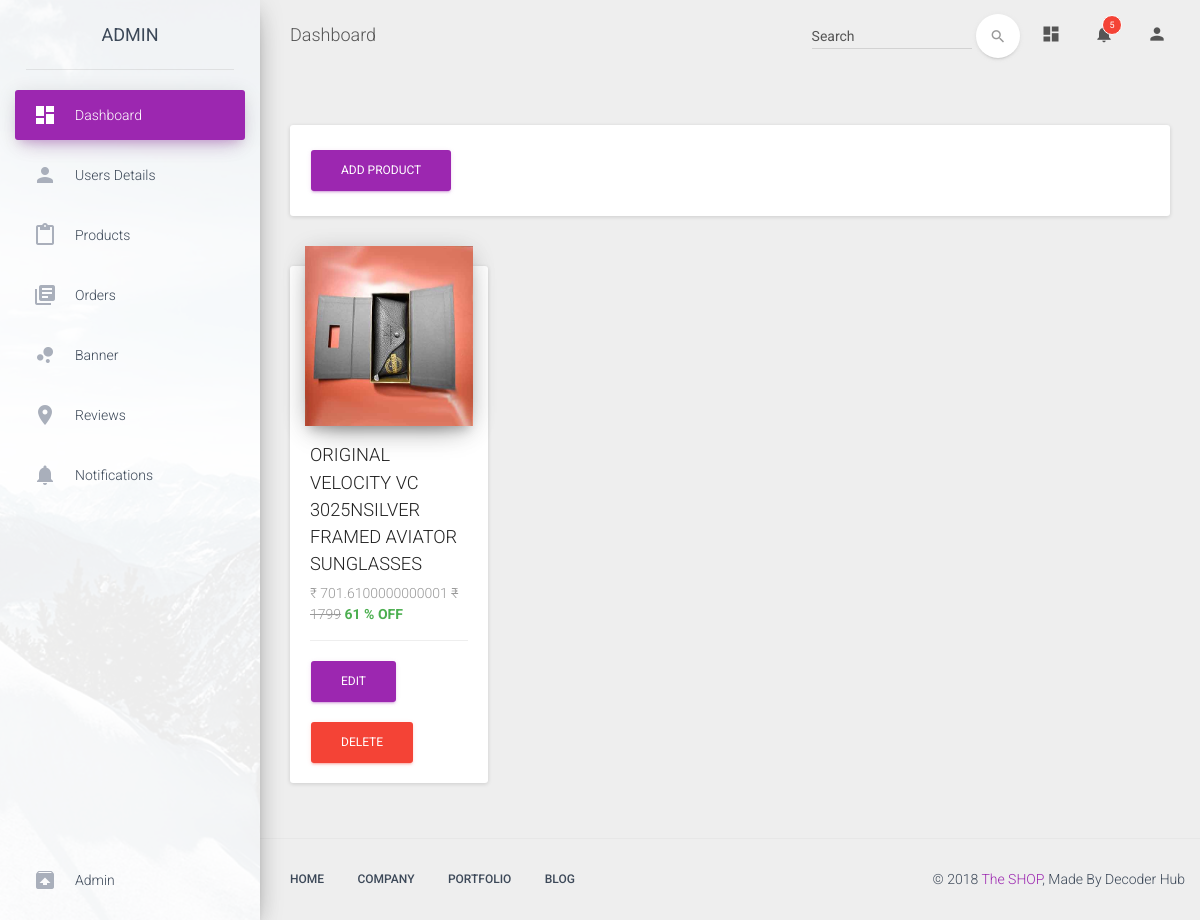
Screenshot of /dashboard/products/ (signed in) with the database file from the repository.
### models.py (models this page shows, shortened)
class User(UserMixin, Model):
    full_name = CharField()
    email = CharField(unique=True)
    password = CharField(max_length=100)
    mobile_no = CharField()
    joined_at = DateTimeField(default=datetime.datetime.now)
    is_admin = BooleanField(default=False)
    class Meta:
        database = DATABASE

class Product(Model):
    name = CharField()
    title = CharField()
    image_1 = CharField()
    image_2 = CharField()
    image_3 = CharField()
    count = IntegerField()
    actual_price = IntegerField(null=False)
    off_percent = IntegerField(null=False)
    buy_price = IntegerField(null=False)
    style = CharField()
    lenses_color = CharField()
    frame_color = CharField()
    brand_name = CharField()
    lenses_material = CharField()
    frame_material = CharField()
    usage = CharField()
    packaging = CharField()
    uv_protection = CharField()
    model_no = CharField()
    suitable_for = CharField()
    size = CharField()
    ideal_for = CharField()
    typ_e = CharField()
    features = CharField()
    case_type = CharField()
    dimensions_bridgesize = CharField()
    dimensions_hrizontal_width = CharField()
    dimensions_frame_arm_lenght = CharField()
    weight = CharField()
    other_details = TextField()
    published_at = DateTimeField(default=datetime.datetime.now)
    class Meta:
        database = DATABASE
        order_by = ('-published_at',)

### routes.py (the view)
@app.route('/dashboard/products/')
@login_required
def dashboard_products():
    if current_user.is_admin:
        return render_template("dashboard/html/product.html", user=current_user, products=models.Product, app=app)
    else:
        return redirect(url_for('index'))

### routes.py (called while the page is built)
@app.context_processor
def override_url_for():
    return dict(url_for=dated_url_for)

def dated_url_for(endpoint, **values):
    if (endpoint == 'static' or endpoint == 'product_images'):
        filename = values.get('filename', None)
        if filename:
            file_path = os.path.join(app.root_path,
                                     endpoint, filename)
            values['q'] = int(os.stat(file_path).st_mtime)
    return url_for(endpoint, **values)

@login_manager.user_loader
def load_user(userid):
    try:
        return models.User.get(models.User.id == userid)
    except models.DoesNotExist:
        return None

@app.before_request
def before_request():
    try:
        g.db = models.DATABASE
        g.db.connect()
    except models.OperationalError:
        pass

@app.after_request
def after_request(response):
    g.db.close()
    return response

### templates/dashboard/html/product.html
{% extends "dashboard/html/layout.html" %}
{% block content %}
<div class="container-fluid">
    <div class="row">
        <div class="col-lg-12">
            <div class="card">
                <div class="card-content">
                    <a href="{{ url_for('dashboard_products_new') }}" class="btn btn-primary">Add Product</a>
                </div>
            </div>
        </div>
    </div>
        <div class="row">
            {% for item in products %}
            <div class="col-md-3">
                <div class="card">
                    <div class="card-header card-chart" data-background-color="">
                        <img src="/product_images?image={{item.image_1}}" alt="">
                    </div>
                    <div class="card-content">
                        <h4 class="title">{{item.name}}</h4>
                        <p class="category">₹ {{ (item.actual_price - item.actual_price * ( item.off_percent / 100)) }} <span><s>₹ {{item.actual_price}}</span></s><span class="text-success" style="font-weight: bold"> {{ item.off_percent }} % OFF</span> </p>
                    </div>
                    <div class="card-footer">
                        <a href="{{ url_for('dashboard_products_edit', id=item.id) }}" class="btn btn-primary">Edit</a>
                        <a href="{{ url_for('dashboard_products_delete', id=item.id) }}" class="btn btn-danger">Delete</a>
                    </div>
                </div>
            </div>
            {% else %}
                <p style="text-align:center">Sorry! No Products Found. Please Add One!! </p>
            {% endfor %}
        </div>
    </div>
{% endblock %}

### templates/dashboard/html/layout.html (shortened to what this page needs)
<!doctype html>
<html lang="en">
<head>
    <link href="/static/dashboard/assets/css/bootstrap.min.css" rel="stylesheet" />
    <link href="/static/dashboard/assets/css/material-dashboard.css?v=1.2.0" rel="stylesheet" />
    <link href="/static/dashboard/assets/css/demo.css" rel="stylesheet" />
    <link href="https://maxcdn.bootstrapcdn.com/font-awesome/latest/css/font-awesome.min.css" rel="stylesheet">
</head>
<body>
    <div class="wrapper">
        <div class="sidebar" data-color="purple" data-image="/static/dashboard/assets/img/sidebar-1.jpg">
            <div class="logo">
                <a href="{{ url_for('dashboard') }}" class="simple-text">
                    {{ user.full_name }}
                </a>
            </div>
            <div class="sidebar-wrapper">
                <ul class="nav">
                    <li class="active">
                        <a href="{{ url_for('dashboard') }}">
                            <i class="material-icons">dashboard</i>
                            <p>Dashboard</p>
                        </a>
                    </li>
                    <li>
                        <a href="{{ url_for('dashboard_users') }}">
                            <i class="material-icons">person</i>
                            <p>Users Details</p>
                        </a>
                    </li>
                    <li>
                        <a href="{{ url_for('dashboard_products') }}">
                            <i class="material-icons">content_paste</i>
                            <p>Products</p>
                        </a>
                    </li>
                    <li>
                        <a href="{{ url_for('dashboard_orders') }}">
                            <i class="material-icons">library_books</i>
                            <p>Orders</p>
                        </a>
                    </li>
                    <li>
                        <a href="{{ url_for('dashboard_banner') }}">
                            <i class="material-icons">bubble_chart</i>
                            <p>Banner</p>
                        </a>
                    </li>
                    <li>
                        <a href="{{url_for('add_review_dashboard')}}">
                            <i class="material-icons">location_on</i>
                            <p>Reviews</p>
                        </a>
                    </li>
                    <li>
                        <a href="#">
                            <i class="material-icons text-gray">notifications</i>
                            <p>Notifications</p>
                        </a>
                    </li>
                    <li class="active-pro">
                        <a href="#">
                            <i class="material-icons">unarchive</i>
                            <p>Admin</p>
                        </a>
                    </li>
                </ul>
            </div>
        </div>
        <div class="main-panel">
            <nav class="navbar navbar-transparent navbar-absolute">
                <div class="container-fluid">
                    <div class="navbar-header">
                        <a class="navbar-brand" href="{{ url_for('dashboard') }}"> Dashboard </a>
                    </div>
                    <div class="collapse navbar-collapse">
                        <ul class="nav navbar-nav navbar-right">
                            <li>
                                <a href="#pablo" class="dropdown-toggle" data-toggle="dropdown">
                                    <i class="material-icons">dashboard</i>
                                </a>
                            </li>
                            <li class="dropdown">
                                <a href="#" class="dropdown-toggle" data-toggle="dropdown">
                                    <i class="material-icons">notifications</i>
                                    <span class="notification">5</span>
                                </a>
                            </li>
                            <li>
                                <a href="#pablo" class="dropdown-toggle" data-toggle="dropdown">
                                    <i class="material-icons">person</i>
                                </a>
                            </li>
                        </ul>
                        <form class="navbar-form navbar-right" role="search">
                            <div class="form-group  is-empty">
                                <input type="text" class="form-control" placeholder="Search">
                            </div>
                            <button type="submit" class="btn btn-white btn-round btn-just-icon">
                                <i class="material-icons">search</i>
                                <div class="ripple-container"></div>
                            </button>
                        </form>
                    </div>
                </div>
            </nav>
            <div class="content">
                {% block content %}
                {% endblock %}
            </div>
            <footer class="footer">
                    <div class="container-fluid">
                        <nav class="pull-left">
                            <ul>
                                <li>
                                    <a href="#">
                                        Home
                                    </a>
                                </li>
                                <li>
                                    <a href="#">
                                        Company
                                    </a>
                                </li>
                                <li>
                                    <a href="#">
                                        Portfolio
                                    </a>
                                </li>
                                <li>
                                    <a href="#">
                                        Blog
                                    </a>
                                </li>
                            </ul>
                        </nav>
                        <p class="copyright pull-right">
                            &copy;
                            <a href="{{ url_for('index') }}">The SHOP</a>, Made By Decoder Hub
                        </p>
                    </div>
                </footer>
            </div>
        </div>
    </body>
    </html>

### static/dashboard/assets/css/demo.css (style rules this page uses)
@media (min-width: 992px) { .sidebar .nav>li.active-pro { position: absolute; width: 100%; bottom: 10px; } }

### rows the page displays
User: full_name "ADMIN"
Product: image_1 (picture), name "ORIGINAL VELOCITY VC 3025NSILVER FRAMED AVIATOR SUNGLASSES", actual_price+off_percent "701.6100000000001", actual_price "1799", off_percent "61"
